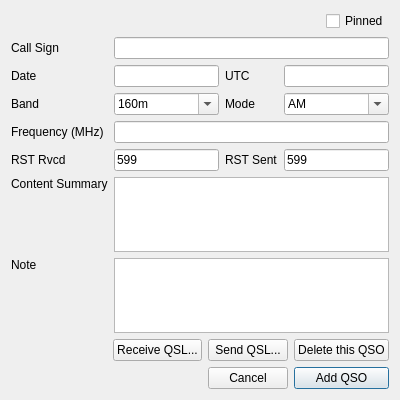
<?xml version="1.0" encoding="UTF-8"?>
<ui version="4.0">
 <class>AddQSODialog</class>
 <widget class="QDialog" name="AddQSODialog">
  <property name="geometry">
   <rect>
    <x>0</x>
    <y>0</y>
    <width>400</width>
    <height>400</height>
   </rect>
  </property>
  <property name="windowTitle">
   <string>Dialog</string>
  </property>
  <layout class="QGridLayout" name="gridLayout_2">
   <item row="0" column="0">
    <layout class="QGridLayout" name="gridLayout">
     <item row="7" column="0">
      <widget class="QLabel" name="label_9">
       <property name="text">
        <string>Note</string>
       </property>
       <property name="alignment">
        <set>Qt::AlignmentFlag::AlignLeading|Qt::AlignmentFlag::AlignLeft|Qt::AlignmentFlag::AlignTop</set>
       </property>
      </widget>
     </item>
     <item row="5" column="3">
      <widget class="QLineEdit" name="RSTSentLineEdit">
       <property name="text">
        <string>599</string>
       </property>
      </widget>
     </item>
     <item row="4" column="1" colspan="3">
      <widget class="QLineEdit" name="freqLineEdit"/>
     </item>
     <item row="0" column="3">
      <layout class="QHBoxLayout" name="horizontalLayout_2">
       <item>
        <spacer name="horizontalSpacer_2">
         <property name="orientation">
          <enum>Qt::Orientation::Horizontal</enum>
         </property>
         <property name="sizeHint" stdset="0">
          <size>
           <width>40</width>
           <height>20</height>
          </size>
         </property>
        </spacer>
       </item>
       <item>
        <widget class="QCheckBox" name="pinnedCheckBox">
         <property name="text">
          <string>Pinned</string>
         </property>
        </widget>
       </item>
      </layout>
     </item>
     <item row="1" column="0">
      <widget class="QLabel" name="label">
       <property name="text">
        <string>Call Sign</string>
       </property>
      </widget>
     </item>
     <item row="6" column="1" colspan="3">
      <widget class="QTextEdit" name="contentTextEdit">
       <property name="tabChangesFocus">
        <bool>true</bool>
       </property>
      </widget>
     </item>
     <item row="3" column="0">
      <widget class="QLabel" name="label_4">
       <property name="text">
        <string>Band</string>
       </property>
      </widget>
     </item>
     <item row="3" column="3">
      <widget class="QComboBox" name="modeComboBox">
       <property name="editable">
        <bool>true</bool>
       </property>
       <property name="currentText">
        <string>AM</string>
       </property>
       <property name="currentIndex">
        <number>0</number>
       </property>
       <item>
        <property name="text">
         <string>AM</string>
        </property>
       </item>
       <item>
        <property name="text">
         <string>CW</string>
        </property>
       </item>
       <item>
        <property name="text">
         <string>FM</string>
        </property>
       </item>
       <item>
        <property name="text">
         <string>FT4</string>
        </property>
       </item>
       <item>
        <property name="text">
         <string>FT8</string>
        </property>
       </item>
       <item>
        <property name="text">
         <string>SSB</string>
        </property>
       </item>
       <item>
        <property name="text">
         <string>SSTV</string>
        </property>
       </item>
      </widget>
     </item>
     <item row="1" column="1" colspan="3">
      <widget class="QLineEdit" name="callLineEdit"/>
     </item>
     <item row="4" column="0">
      <widget class="QLabel" name="label_10">
       <property name="text">
        <string>Frequency (MHz)</string>
       </property>
      </widget>
     </item>
     <item row="5" column="2">
      <widget class="QLabel" name="label_7">
       <property name="text">
        <string>RST Sent</string>
       </property>
      </widget>
     </item>
     <item row="2" column="1">
      <widget class="QLineEdit" name="dateLineEdit"/>
     </item>
     <item row="5" column="0">
      <widget class="QLabel" name="label_6">
       <property name="text">
        <string>RST Rvcd</string>
       </property>
      </widget>
     </item>
     <item row="2" column="2">
      <widget class="QLabel" name="label_3">
       <property name="text">
        <string>UTC</string>
       </property>
      </widget>
     </item>
     <item row="5" column="1">
      <widget class="QLineEdit" name="RSTRcvdLineEdit">
       <property name="text">
        <string>599</string>
       </property>
      </widget>
     </item>
     <item row="3" column="2">
      <widget class="QLabel" name="label_5">
       <property name="text">
        <string>Mode</string>
       </property>
      </widget>
     </item>
     <item row="2" column="3">
      <widget class="QLineEdit" name="utcLineEdit"/>
     </item>
     <item row="3" column="1">
      <widget class="QComboBox" name="bandComboBox">
       <property name="editable">
        <bool>true</bool>
       </property>
       <item>
        <property name="text">
         <string>160m</string>
        </property>
       </item>
       <item>
        <property name="text">
         <string>80m</string>
        </property>
       </item>
       <item>
        <property name="text">
         <string>60m</string>
        </property>
       </item>
       <item>
        <property name="text">
         <string>40m</string>
        </property>
       </item>
       <item>
        <property name="text">
         <string>30m</string>
        </property>
       </item>
       <item>
        <property name="text">
         <string>20m</string>
        </property>
       </item>
       <item>
        <property name="text">
         <string>18m</string>
        </property>
       </item>
       <item>
        <property name="text">
         <string>15m</string>
        </property>
       </item>
       <item>
        <property name="text">
         <string>12m</string>
        </property>
       </item>
       <item>
        <property name="text">
         <string>10m</string>
        </property>
       </item>
       <item>
        <property name="text">
         <string>6m</string>
        </property>
       </item>
       <item>
        <property name="text">
         <string>2m</string>
        </property>
       </item>
       <item>
        <property name="text">
         <string>70cm</string>
        </property>
       </item>
       <item>
        <property name="text">
         <string>23cm</string>
        </property>
       </item>
       <item>
        <property name="text">
         <string>13cm</string>
        </property>
       </item>
      </widget>
     </item>
     <item row="7" column="1" colspan="3">
      <widget class="QTextEdit" name="noteTextEdit">
       <property name="tabChangesFocus">
        <bool>true</bool>
       </property>
      </widget>
     </item>
     <item row="6" column="0">
      <widget class="QLabel" name="label_8">
       <property name="text">
        <string>Content Summary</string>
       </property>
       <property name="alignment">
        <set>Qt::AlignmentFlag::AlignLeading|Qt::AlignmentFlag::AlignLeft|Qt::AlignmentFlag::AlignTop</set>
       </property>
      </widget>
     </item>
     <item row="2" column="0">
      <widget class="QLabel" name="label_2">
       <property name="text">
        <string>Date</string>
       </property>
      </widget>
     </item>
     <item row="8" column="0" colspan="4">
      <layout class="QGridLayout" name="gridLayout_3">
       <item row="0" column="2">
        <widget class="QPushButton" name="sendQSLPushButton">
         <property name="text">
          <string>Send QSL...</string>
         </property>
        </widget>
       </item>
       <item row="0" column="0">
        <spacer name="horizontalSpacer">
         <property name="orientation">
          <enum>Qt::Orientation::Horizontal</enum>
         </property>
         <property name="sizeHint" stdset="0">
          <size>
           <width>40</width>
           <height>20</height>
          </size>
         </property>
        </spacer>
       </item>
       <item row="0" column="1">
        <widget class="QPushButton" name="recvQSLPushButton">
         <property name="text">
          <string>Receive QSL...</string>
         </property>
        </widget>
       </item>
       <item row="1" column="2">
        <widget class="QPushButton" name="calcelPushButton">
         <property name="text">
          <string>Cancel</string>
         </property>
        </widget>
       </item>
       <item row="1" column="3">
        <widget class="QPushButton" name="addQSOPushButton">
         <property name="text">
          <string>Add QSO</string>
         </property>
         <property name="default">
          <bool>true</bool>
         </property>
        </widget>
       </item>
       <item row="0" column="3">
        <widget class="QPushButton" name="deletePushButton">
         <property name="text">
          <string>Delete this QSO</string>
         </property>
        </widget>
       </item>
      </layout>
     </item>
    </layout>
   </item>
  </layout>
 </widget>
 <tabstops>
  <tabstop>callLineEdit</tabstop>
  <tabstop>dateLineEdit</tabstop>
  <tabstop>utcLineEdit</tabstop>
  <tabstop>bandComboBox</tabstop>
  <tabstop>modeComboBox</tabstop>
  <tabstop>freqLineEdit</tabstop>
  <tabstop>RSTRcvdLineEdit</tabstop>
  <tabstop>RSTSentLineEdit</tabstop>
  <tabstop>contentTextEdit</tabstop>
  <tabstop>noteTextEdit</tabstop>
  <tabstop>addQSOPushButton</tabstop>
  <tabstop>calcelPushButton</tabstop>
  <tabstop>recvQSLPushButton</tabstop>
  <tabstop>sendQSLPushButton</tabstop>
  <tabstop>deletePushButton</tabstop>
  <tabstop>pinnedCheckBox</tabstop>
 </tabstops>
 <resources/>
 <connections/>
</ui>
